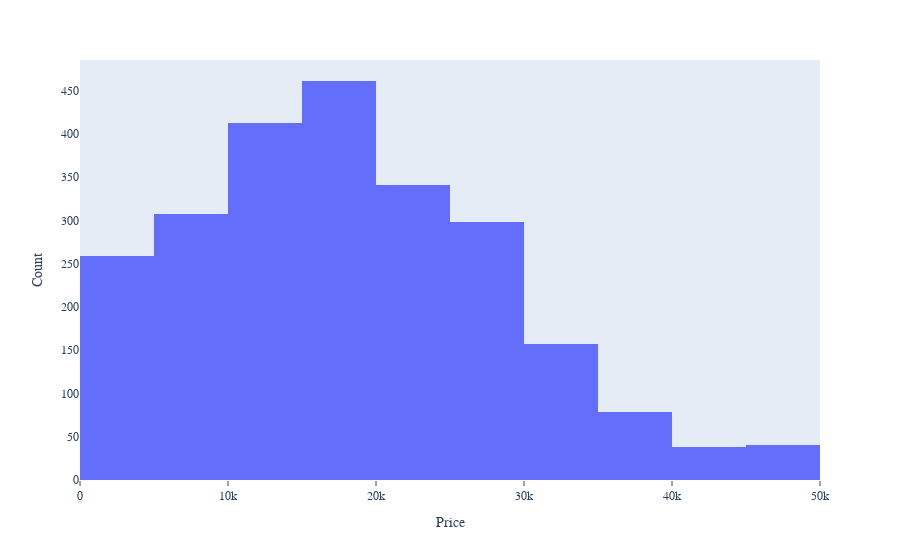

The code cell stored with this chart in its notebook:
### Markdown cell above
- We lose 107 cars from the dataset which had a price listing of less than 1 dollar and more than 48,589 dollars. 
- The standard deviation is $10,432, meaning the variation in prices of the cars is quite large.

### Code cell
# Plot the new price distribution after cleaning
fig = px.histogram(df, x="price", nbins=20)

fig.update_xaxes(title='Price', showgrid=False, showline=False, linewidth=2, linecolor='black', ticks='outside')
fig.update_yaxes(title='Count', showgrid=False, showline=False, linewidth=1, linecolor='black')
fig.update_layout(font_size = 12, font_family='Arial')
fig.show()

### Figure 1 — Plotly figure (JSON) as saved in the notebook; plotly's stock layout.template omitted (floating-point values rounded to 4 significant figures; data arrays with more than 128 entries replaced by an {"elided": "..."} marker saying what was removed)
{"data": [{"alignmentgroup": "True", "bingroup": "x", "hovertemplate": "price=%{x}<br>count=%{y}<extra></extra>", "legendgroup": "", "marker": {"color": "#636efa", "pattern": {"shape": ""}}, "name": "", "nbinsx": 20, "offsetgroup": "", "orientation": "v", "showlegend": false, "type": "histogram", "x": {"elided": "2392 int values"}, "xaxis": "x", "yaxis": "y"}], "layout": {"barmode": "relative", "font": {"family": "Arial", "size": 12}, "legend": {"tracegroupgap": 0}, "margin": {"t": 60}, "xaxis": {"anchor": "y", "domain": [0, 1], "linecolor": "black", "linewidth": 2, "showgrid": false, "showline": false, "ticks": "outside", "title": {"text": "Price"}}, "yaxis": {"anchor": "x", "domain": [0, 1], "linecolor": "black", "linewidth": 1, "showgrid": false, "showline": false, "title": {"text": "Count"}}}}
